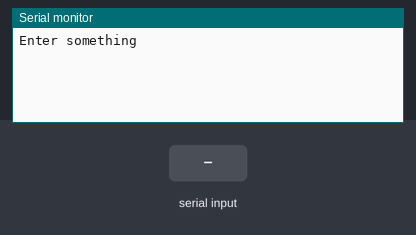
Bench run of a sketch on a simulated Arduino Uno, built with avr-gcc and run on an emulated ATmega328P. Parts: the last lines printed to the serial monitor. The test bench sets the inputs (shaded band).

Above: at 1.2 s.
1.3 s: "gman" received over Serial
At 3.4 s:
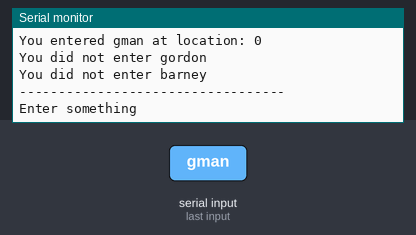
3.8 s: "gordon" received over Serial
6.3 s: "barney" received over Serial
At 8.4 s:
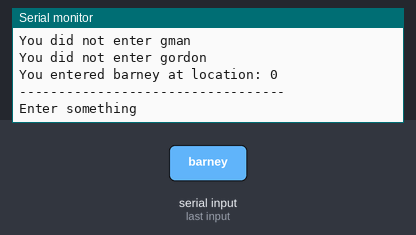
8.8 s: "1" received over Serial
At 10.2 s:
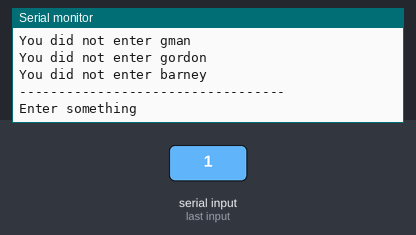

Measured:
- after the input at 1.3 s, the serial monitor: prints a new line after 1.0 s (image 1)
- after the input at 6.3 s, the serial monitor: prints a new line after 1.0 s (image 2)
- after the input at 8.8 s, the serial monitor: prints a new line after 1.0 s (image 3)

The sketch:

ambrose-dot72-string-input-output.ino
```cpp
// Beginner C++ Programming String Input and Output
// You will need to open the Serial monitor and type the word "Hi" then click "send"

/*
* Note: The F() macro can move a pure string into flash instead of RAM
* That can be a seriaous help when you have used up all your RAM memory.
*
Serial.println(F(“Hello World”));
*
* Another commonly used and efficient output method is "printf":
*
int x = 40;
float y = 34.2745;
Serial.printf("Int is: %d and Float is %.2f \n", x, y);
*
* %.2f restrict a float number to just two digits after the decimal point in Arduino IDE.
*
* As you will see I use String() to wrap all outputs, not efficient but easy to get started.
*
*/


//Global Variables
String myIncoming = "";
int myLocation1 = 0;
int myLocation2 = 0;
int myLocation3 = 0;

void setup() {
  // put your setup code here, to run once:
  Serial.begin(115200);
  // I don't typically use the following
   while (!Serial) {};   // waits for the serial monitor to be attached

}

void loop() {
  // put your main code here, to run repeatedly:
  Serial.println("Enter something");
  while (Serial.available() == 0){} //waits until enter key pushed

  myIncoming = Serial.readString();
  Serial.println("You entered : " + String(myIncoming));

  // other string funcitons at
  // https://www.arduino.cc/reference/en/language/variables/data-types/stringobject/
  myIncoming.toLowerCase();
  myLocation1 = myIncoming.indexOf("gman");
  myLocation2 = myIncoming.indexOf("gordon");
  myLocation3 = myIncoming.indexOf("barney");

  if(myLocation1 >= 0){  // -1 means nothing found
     Serial.println("You entered gman at location: " + String(myLocation1));
  } else {
     Serial.println("You did not enter gman" );
  }

    if(myLocation2 >= 0){  // -1 means nothing found
     Serial.println("You entered gordon at location: " + String(myLocation2));
  } else {
     Serial.println("You did not enter gordon" );
  }

  if(myLocation3 >= 0){  // -1 means nothing found
     Serial.println("You entered barney at location: " + String(myLocation3));
  } else {
     Serial.println("You did not enter barney" );
  }
  myIncoming = "";
  Serial.println("----------------------------------");


}
```
